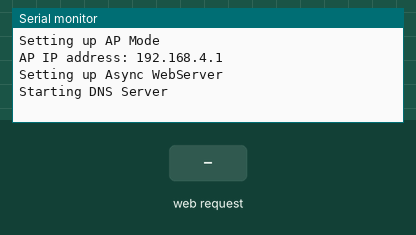
Bench run of a sketch on a simulated ESP32. Parts: the last lines printed to the serial monitor. The inputs (shaded band) are chosen by the test bench. WiFi joins after 1.5 s; servers stay silent unless stated; EEPROM starts erased.

Above: at 0.9 s.
1.0 s: HTTP request GET / received
At 1.7 s:
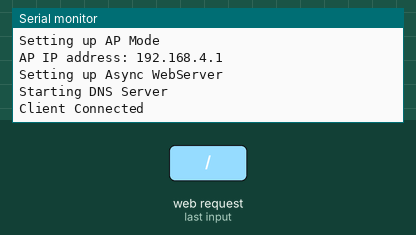
2.5 s: HTTP request GET /get?ssid=1 received
At 2.9 s:
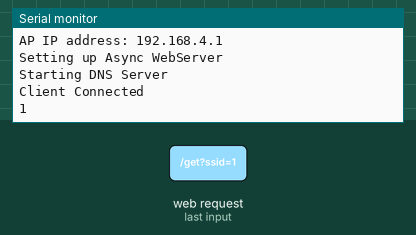
4.0 s: HTTP request GET /get?password=1 received
At 5.2 s:
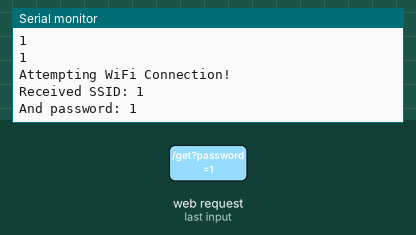

Measured:
- after the input at 1.0 s, the serial monitor: prints a new line at once (image 1)
- after the input at 2.5 s, the serial monitor: prints a new line at once (image 2)
- after the input at 4.0 s, the serial monitor: prints a new line at once (image 3)

The sketch:

esp32_captiveportal_if_wificonnect_fails.ino
```cpp
#include <DNSServer.h>
#include <WiFi.h>
#include <AsyncTCP.h>
#include "ESPAsyncWebServer.h"
#include <Preferences.h>

Preferences preferences;
DNSServer dnsServer;
AsyncWebServer server(80);

String ssid;
String password;
bool is_setup_done = false;
bool valid_ssid_received = false;
bool valid_password_received = false;
bool wifi_timeout = false;

const char index_html[] PROGMEM = R"rawliteral(
<!DOCTYPE html>
<html lang="en">
<head>
  <meta charset="UTF-8">
  <meta name="viewport" content="width=device-width, initial-scale=1.0">
  <meta http-equiv="X-UA-Compatible" content="IE=edge">
  <meta name="description" content="Wi-Fi setup page for IoT devices. Enter your Wi-Fi credentials to connect the device.">
  <title>Wi-Fi Setup</title>
  <style>
    :root {
      --primary-color: #007BFF;
      --hover-color: #0056b3;
      --background-color: #f0f0f0;
      --text-color: #333;
      --input-border-color: #ccc;
      --note-color: #888;
    }

    *, *::before, *::after {
      box-sizing: border-box;
    }

    body, html {
      margin: 0;
      padding: 0;
      font-family: 'Segoe UI', Tahoma, Geneva, Verdana, sans-serif;
      background-color: var(--background-color);
      height: 100%;
      display: flex;
      align-items: center;
      justify-content: center;
    }

    main {
      background-color: #fff;
      padding: 20px;
      border-radius: 10px;
      box-shadow: 0 4px 15px rgba(0, 0, 0, 0.1);
      max-width: 400px;
      width: 100%;
    }

    h1 {
      color: var(--text-color);
      text-align: center;
      margin-bottom: 20px;
      font-size: 1.8rem;
    }

    form {
      display: grid;
      gap: 15px;
    }

    label {
      color: var(--text-color);
      font-size: 1rem;
    }

    input[type="text"], input[type="password"] {
      padding: 10px;
      border-radius: 5px;
      border: 1px solid var(--input-border-color);
      font-size: 1rem;
      width: 100%;
    }

    input[type="submit"] {
      padding: 12px;
      background-color: var(--primary-color);
      color: #fff;
      border: none;
      border-radius: 5px;
      font-size: 1rem;
      cursor: pointer;
      transition: background-color 0.3s ease;
    }

    input[type="submit"]:hover {
      background-color: var(--hover-color);
    }

    .note {
      text-align: center;
      font-size: 0.9rem;
      color: var(--note-color);
      margin-top: 10px;
    }

    footer {
      margin-top: 20px;
      text-align: center;
      font-size: 0.8rem;
      color: var(--note-color);
    }

    @media (max-width: 480px) {
      main {
        padding: 15px;
      }

      h1 {
        font-size: 1.5rem;
      }
    }
  </style>
</head>
<body>
  <main>
    <h1>Wi-Fi Setup</h1>
    <form action="/get" method="get" aria-label="Wi-Fi credentials form">
      <label for="ssid">SSID</label>
      <input type="text" id="ssid" name="ssid" placeholder="Enter your Wi-Fi SSID" required aria-required="true">

      <label for="password">Password</label>
      <input type="password" id="password" name="password" placeholder="Enter your Wi-Fi Password" required aria-required="true">

      <input type="submit" value="Connect">
    </form>
    <p class="note">Enter your Wi-Fi credentials to connect the device.</p>
  </main>
  <footer>
    &copy; 2024 IoT Device Captive Portal
  </footer>
</body>
</html>
)rawliteral";

class CaptiveRequestHandler : public AsyncWebHandler {
  public:
    CaptiveRequestHandler() {}
    virtual ~CaptiveRequestHandler() {}

    bool canHandle(AsyncWebServerRequest *request) {
      return true;
    }

    void handleRequest(AsyncWebServerRequest *request) {
      request->send_P(200, "text/html", index_html);
    }
};

void setupServer() {
  server.on("/", HTTP_GET, [](AsyncWebServerRequest * request) {
    request->send_P(200, "text/html", index_html);
    Serial.println("Client Connected");
  });

  server.on("/get", HTTP_GET, [] (AsyncWebServerRequest * request) {
    String inputMessage;
    String inputParam;

    if (request->hasParam("ssid")) {
      inputMessage = request->getParam("ssid")->value();
      inputParam = "ssid";
      ssid = inputMessage;
      Serial.println(inputMessage);
      valid_ssid_received = true;
    }

    if (request->hasParam("password")) {
      inputMessage = request->getParam("password")->value();
      inputParam = "password";
      password = inputMessage;
      Serial.println(inputMessage);
      valid_password_received = true;
    }
    request->send(200, "text/html", "The values entered by you have been successfully sent to the device. It will now attempt WiFi connection");
  });
}

void WiFiSoftAPSetup() {
  WiFi.mode(WIFI_AP);
  WiFi.softAP("esp-captive");
  Serial.print("AP IP address: "); Serial.println(WiFi.softAPIP());
}

void WiFiStationSetup(String rec_ssid, String rec_password) {
  wifi_timeout = false;
  WiFi.mode(WIFI_STA);
  char ssid_arr[20];
  char password_arr[20];
  rec_ssid.toCharArray(ssid_arr, rec_ssid.length() + 1);
  rec_password.toCharArray(password_arr, rec_password.length() + 1);
  Serial.print("Received SSID: "); Serial.println(ssid_arr); Serial.print("And password: "); Serial.println(password_arr);
  WiFi.begin(ssid_arr, password_arr);

  uint32_t t1 = millis();
  while (WiFi.status() != WL_CONNECTED) {
    delay(2000);
    Serial.print(".");
    if (millis() - t1 > 50000) //50 seconds elapsed connecting to WiFi
    {
      Serial.println();
      Serial.println("Timeout connecting to WiFi. The SSID and Password seem incorrect.");
      valid_ssid_received = false;
      valid_password_received = false;
      is_setup_done = false;
      preferences.putBool("is_setup_done", is_setup_done);

      StartCaptivePortal();
      wifi_timeout = true;
      break;
    }
  }
  if (!wifi_timeout)
  {
    is_setup_done = true;
    Serial.println("");  Serial.print("WiFi connected to: "); Serial.println(rec_ssid);
    Serial.print("IP address: ");  Serial.println(WiFi.localIP());
    preferences.putBool("is_setup_done", is_setup_done);
    preferences.putString("rec_ssid", rec_ssid);
    preferences.putString("rec_password", rec_password);
  }
}

void StartCaptivePortal() {
  Serial.println("Setting up AP Mode");
  WiFiSoftAPSetup();
  Serial.println("Setting up Async WebServer");
  setupServer();
  Serial.println("Starting DNS Server");
  dnsServer.start(53, "*", WiFi.softAPIP());
  server.addHandler(new CaptiveRequestHandler()).setFilter(ON_AP_FILTER); // only when requested from AP
  server.begin();
  dnsServer.processNextRequest();
}

void setup() {
  Serial.begin(115200);
  Serial.println();
  preferences.begin("my-pref", false);

  is_setup_done = preferences.getBool("is_setup_done", false);
  ssid = preferences.getString("rec_ssid", "Sample_SSID");
  password = preferences.getString("rec_password", "abcdefgh");

  if (!is_setup_done) {
    StartCaptivePortal();
  } else {
    Serial.println("Using saved SSID and Password to attempt WiFi Connection!");
    Serial.print("Saved SSID is "); Serial.println(ssid);
    Serial.print("Saved Password is "); Serial.println(password);
    WiFiStationSetup(ssid, password);
  }

  while (!is_setup_done) {
    dnsServer.processNextRequest();
    delay(10);
    if (valid_ssid_received && valid_password_received) {
      Serial.println("Attempting WiFi Connection!");
      WiFiStationSetup(ssid, password);
    }
  }

  Serial.println("All Done!");
}

void loop() {
  // Your Loop code
}
```
